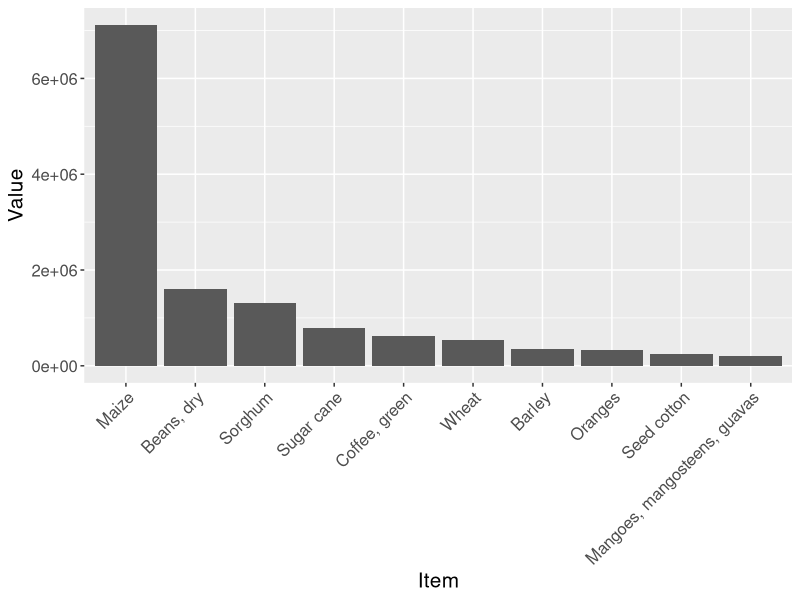
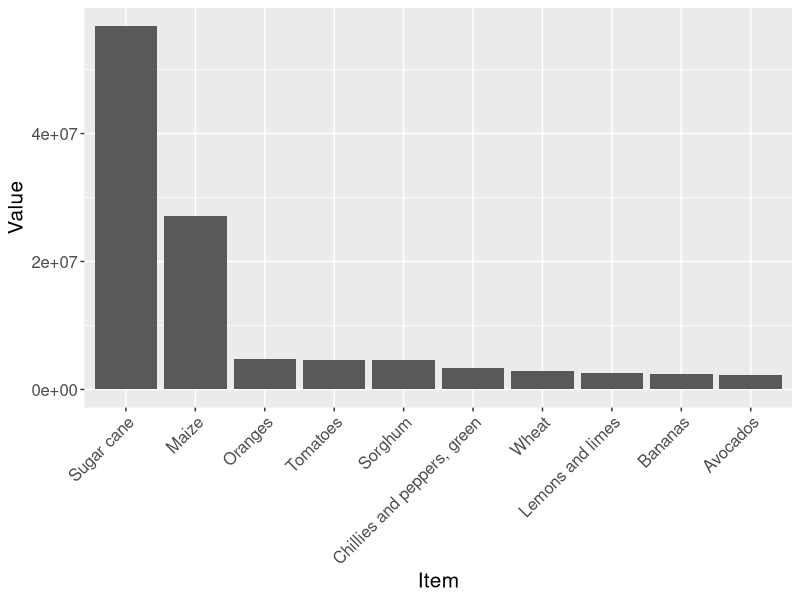
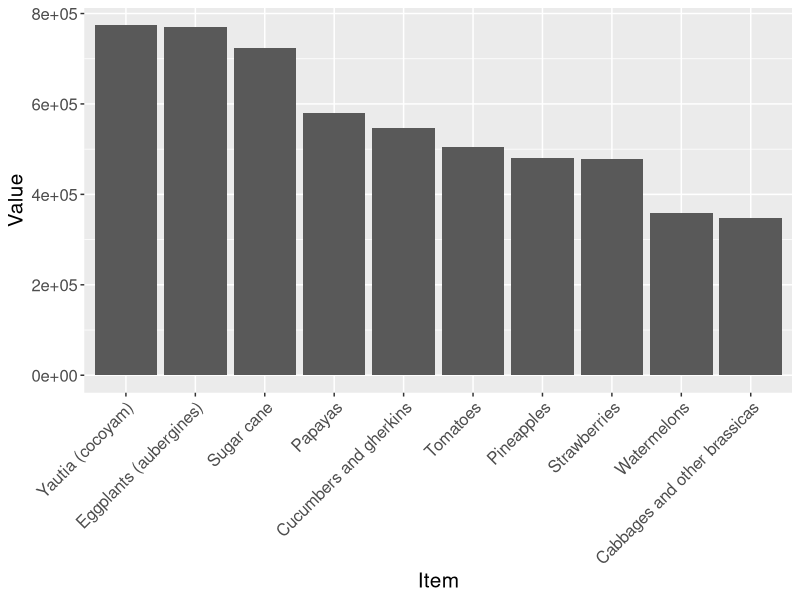

Here is the R script that generated these plots, in order: (Note: this script raises an error after producing the figures.)
library(ggplot2)
library(ggpubr)

fao_2020 <- read.csv("FAOSTAT_data_4-16-2020.csv") 

fao_production <- fao_2020[which(fao_2020$Element == 'Production'), ]
fao_yield <- fao_2020[which(fao_2020$Element == 'Yield'), ]
fao_area <- fao_2020[which(fao_2020$Element == 'Area harvested'), ]

production <- fao_production$Item [order (fao_production$Value, decreasing = TRUE)]
yield <- fao_yield$Item [order (fao_yield$Value, decreasing = TRUE)]
area <- fao_area$Item [order (fao_area$Value, decreasing = TRUE)]


#production
p <- ggplot (data = subset (fao_production, Item %in% production [1 : 10]), 
        aes (Item, Value)) +
  geom_col (aes(reorder(Item[1:10], -Value), Value)) +
  theme(axis.text.x = element_text(angle = 45, hjust = 1),
        text = element_text(size=15))

#yield
y <- ggplot (data = subset (fao_yield, Item %in% yield [1 : 10]), 
        aes (Item, Value)) +
  geom_col (aes(reorder(Item[1:10], -Value), Value)) +
  theme(axis.text.x = element_text(angle = 45, hjust = 1),
        text = element_text(size=15))

#area
a <- ggplot (data = subset (fao_area, Item %in% area [1 : 10]), 
        aes (Item, Value)) +
  geom_col (aes(reorder(Item[1:10], -Value), Value)) +
  theme(axis.text.x = element_text(angle = 45, hjust = 1),
        text = element_text(size=15), legend.position = "none") 


grid.arrange(
  p, y, a, 
  nrow = 3,
  top = NULL,
  bottom = "Crop"
)



### From one data base ####
ggplot(fao_2020, aes(x = Item, y = Value)) + 
  geom_line(aes(color = Element)) + 
  facet_grid(Element ~ ., scales = "free_y") + 
  theme(legend.position = "none")

### Top 10 ###

tiff("test.tiff", units="in", width=16, height=10, res=600)
fao_2020 %>%
  group_by(Element) %>%
  top_n(n = 10, wt = Value) %>%
  ggplot(aes(x=Item, y=Value)) + 
  geom_col() + 
  scale_x_discrete(name="Crops") +
  scale_y_continuous(labels = scales::comma) +
  facet_grid(Element ~ ., scales = "free_y") +
  theme(axis.text.x = element_text(angle = 45, hjust = 1),
        text = element_text(size=15)) 
dev.off()



#Other script

exports <- data.frame(Mexico_Exports_GrupoAlancelarioFrutasLegumbres)
colnames(exports) <- c("crop", "USD", "na", "season")

# based on variable values
exports_agr <- exports[which(exports$season=='perennial' |
                               exports$season=='annual'), ]

exp <- ggplot(exports_agr, aes(reorder(crop, -USD), USD, fill=season)) +
  geom_col() +
  scale_x_discrete(name="Crops") +
  scale_y_continuous(name="million USD") +
  #labs(title = "Main exported crops in Mexico 2018") +
  theme(axis.text.x = element_text(angle = 45, hjust = 1),
        text = element_text(size=15))

exp + geom_text(aes(x = crop, 
                    y = USD, label = round(USD, 2), vjust=-0.25) )

fao_data <- data.frame(FAOSTAT_production_mx_2018)

production <- ggplot(fao_data, aes(reorder(Item[1:10], -Value), Value)) +
  geom_col() +
  scale_x_discrete(name="Crops") +
  scale_y_continuous(name="million USD") +
  #labs(title = "Main exported crops in Mexico 2018") +
  theme(axis.text.x = element_text(angle = 45, hjust = 1),
        text = element_text(size=15))

crops <- fao_data$Item [order (fao_data$Value, decreasing = TRUE)]
ggplot (data = subset (fao_data, Item %in% crops [1 : 10]), 
        aes (Item, Value)) +
  geom_col(aes(reorder(Item[1:10], -Value), Value))+
  theme(axis.text.x = element_text(angle = 45, hjust = 1),
        text = element_text(size=15))



